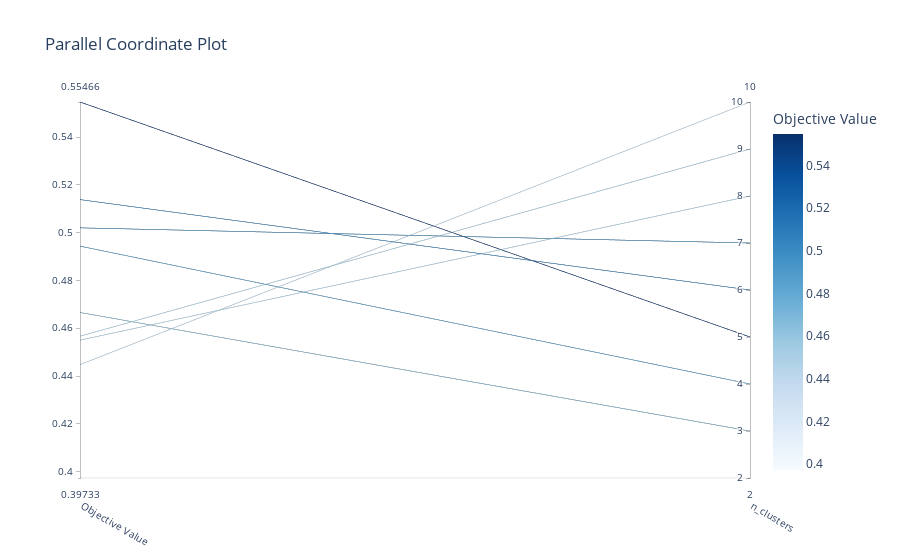

Notebook code for this chart:
### Markdown cell above
This shows the history of the silhouette value over the trials.

### Code cell
# Plot parallel coordinate plot of the optimization results
parallel_fig = plot_parallel_coordinate(kmeans_study)
parallel_fig.show()
